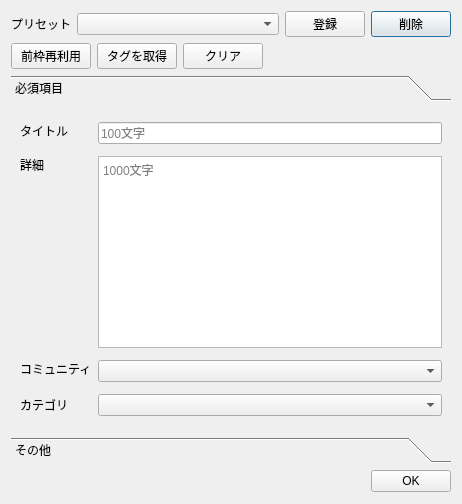
<?xml version="1.0" encoding="UTF-8"?>
<ui version="4.0">
 <class>NewWakuSettingsWindow</class>
 <widget class="QDialog" name="NewWakuSettingsWindow">
  <property name="geometry">
   <rect>
    <x>0</x>
    <y>0</y>
    <width>462</width>
    <height>504</height>
   </rect>
  </property>
  <property name="windowTitle">
   <string>次枠設定</string>
  </property>
  <layout class="QGridLayout" name="gridLayout">
   <item row="0" column="4">
    <widget class="QPushButton" name="presets_delete">
     <property name="sizePolicy">
      <sizepolicy hsizetype="Maximum" vsizetype="Fixed">
       <horstretch>0</horstretch>
       <verstretch>0</verstretch>
      </sizepolicy>
     </property>
     <property name="text">
      <string>削除</string>
     </property>
    </widget>
   </item>
   <item row="1" column="0" colspan="5">
    <widget class="QWidget" name="widget" native="true">
     <layout class="QHBoxLayout" name="horizontalLayout">
      <property name="leftMargin">
       <number>0</number>
      </property>
      <property name="topMargin">
       <number>0</number>
      </property>
      <property name="rightMargin">
       <number>0</number>
      </property>
      <property name="bottomMargin">
       <number>0</number>
      </property>
      <item>
       <widget class="QPushButton" name="befWakuReuse">
        <property name="text">
         <string>前枠再利用</string>
        </property>
       </widget>
      </item>
      <item>
       <widget class="QPushButton" name="getTag">
        <property name="text">
         <string>タグを取得</string>
        </property>
       </widget>
      </item>
      <item>
       <widget class="QPushButton" name="clear">
        <property name="text">
         <string>クリア</string>
        </property>
       </widget>
      </item>
      <item>
       <spacer name="horizontalSpacer">
        <property name="orientation">
         <enum>Qt::Horizontal</enum>
        </property>
        <property name="sizeHint" stdset="0">
         <size>
          <width>157</width>
          <height>20</height>
         </size>
        </property>
       </spacer>
      </item>
     </layout>
    </widget>
   </item>
   <item row="0" column="0">
    <widget class="QLabel" name="label_9">
     <property name="sizePolicy">
      <sizepolicy hsizetype="Maximum" vsizetype="Preferred">
       <horstretch>0</horstretch>
       <verstretch>0</verstretch>
      </sizepolicy>
     </property>
     <property name="text">
      <string>プリセット</string>
     </property>
     <property name="buddy">
      <cstring>presetes</cstring>
     </property>
    </widget>
   </item>
   <item row="2" column="0" colspan="5">
    <widget class="QToolBox" name="toolBox">
     <property name="enabled">
      <bool>true</bool>
     </property>
     <property name="currentIndex">
      <number>0</number>
     </property>
     <widget class="QWidget" name="page">
      <property name="geometry">
       <rect>
        <x>0</x>
        <y>0</y>
        <width>444</width>
        <height>325</height>
       </rect>
      </property>
      <attribute name="label">
       <string>必須項目</string>
      </attribute>
      <layout class="QFormLayout" name="formLayout">
       <item row="0" column="0">
        <widget class="QLabel" name="label_4">
         <property name="sizePolicy">
          <sizepolicy hsizetype="Minimum" vsizetype="Fixed">
           <horstretch>0</horstretch>
           <verstretch>0</verstretch>
          </sizepolicy>
         </property>
         <property name="text">
          <string>タイトル</string>
         </property>
         <property name="buddy">
          <cstring>title</cstring>
         </property>
        </widget>
       </item>
       <item row="0" column="1">
        <widget class="QLineEdit" name="title">
         <property name="maxLength">
          <number>100</number>
         </property>
         <property name="placeholderText">
          <string>100文字</string>
         </property>
        </widget>
       </item>
       <item row="1" column="0">
        <widget class="QLabel" name="label_5">
         <property name="sizePolicy">
          <sizepolicy hsizetype="Minimum" vsizetype="Fixed">
           <horstretch>0</horstretch>
           <verstretch>0</verstretch>
          </sizepolicy>
         </property>
         <property name="text">
          <string>詳細</string>
         </property>
         <property name="buddy">
          <cstring>description</cstring>
         </property>
        </widget>
       </item>
       <item row="1" column="1">
        <widget class="QPlainTextEdit" name="description">
         <property name="placeholderText">
          <string>1000文字</string>
         </property>
        </widget>
       </item>
       <item row="2" column="0">
        <widget class="QLabel" name="label_6">
         <property name="sizePolicy">
          <sizepolicy hsizetype="Minimum" vsizetype="Fixed">
           <horstretch>0</horstretch>
           <verstretch>0</verstretch>
          </sizepolicy>
         </property>
         <property name="text">
          <string>コミュニティ</string>
         </property>
         <property name="buddy">
          <cstring>community</cstring>
         </property>
        </widget>
       </item>
       <item row="2" column="1">
        <widget class="QComboBox" name="community"/>
       </item>
       <item row="3" column="0">
        <widget class="QLabel" name="label_7">
         <property name="text">
          <string>カテゴリ</string>
         </property>
         <property name="buddy">
          <cstring>category</cstring>
         </property>
        </widget>
       </item>
       <item row="3" column="1">
        <widget class="QComboBox" name="category"/>
       </item>
      </layout>
     </widget>
     <widget class="QWidget" name="page_2">
      <property name="geometry">
       <rect>
        <x>0</x>
        <y>0</y>
        <width>444</width>
        <height>325</height>
       </rect>
      </property>
      <attribute name="label">
       <string>その他</string>
      </attribute>
      <layout class="QGridLayout" name="gridLayout_4">
       <item row="0" column="0" colspan="3">
        <widget class="QWidget" name="tag_widget" native="true">
         <layout class="QGridLayout" name="gridLayout_2">
          <property name="leftMargin">
           <number>0</number>
          </property>
          <property name="topMargin">
           <number>0</number>
          </property>
          <property name="rightMargin">
           <number>0</number>
          </property>
          <property name="bottomMargin">
           <number>0</number>
          </property>
          <item row="4" column="1" colspan="2">
           <spacer name="verticalSpacer">
            <property name="orientation">
             <enum>Qt::Vertical</enum>
            </property>
            <property name="sizeHint" stdset="0">
             <size>
              <width>20</width>
              <height>40</height>
             </size>
            </property>
           </spacer>
          </item>
          <item row="1" column="0" rowspan="4">
           <widget class="QListWidget" name="tags_list">
            <property name="editTriggers">
             <set>QAbstractItemView::DoubleClicked|QAbstractItemView::EditKeyPressed|QAbstractItemView::SelectedClicked</set>
            </property>
            <property name="dragDropMode">
             <enum>QAbstractItemView::InternalMove</enum>
            </property>
           </widget>
          </item>
          <item row="0" column="0">
           <widget class="QLabel" name="label_2">
            <property name="text">
             <string>ロック / タグ名</string>
            </property>
           </widget>
          </item>
          <item row="2" column="1" colspan="2">
           <widget class="QPushButton" name="tag_delete">
            <property name="sizePolicy">
             <sizepolicy hsizetype="Maximum" vsizetype="Fixed">
              <horstretch>0</horstretch>
              <verstretch>0</verstretch>
             </sizepolicy>
            </property>
            <property name="text">
             <string>削除</string>
            </property>
           </widget>
          </item>
          <item row="3" column="1" colspan="2">
           <widget class="QCheckBox" name="tag_allLock">
            <property name="text">
             <string>編集禁止</string>
            </property>
           </widget>
          </item>
          <item row="1" column="1" colspan="2">
           <widget class="QPushButton" name="tag_add">
            <property name="sizePolicy">
             <sizepolicy hsizetype="Maximum" vsizetype="Fixed">
              <horstretch>0</horstretch>
              <verstretch>0</verstretch>
             </sizepolicy>
            </property>
            <property name="text">
             <string>追加</string>
            </property>
           </widget>
          </item>
         </layout>
        </widget>
       </item>
       <item row="1" column="0">
        <widget class="QGroupBox" name="groupBox">
         <property name="sizePolicy">
          <sizepolicy hsizetype="Maximum" vsizetype="Preferred">
           <horstretch>0</horstretch>
           <verstretch>0</verstretch>
          </sizepolicy>
         </property>
         <property name="title">
          <string>追加カテゴリ</string>
         </property>
         <layout class="QVBoxLayout" name="verticalLayout">
          <item>
           <widget class="QCheckBox" name="additional_unmask">
            <property name="sizePolicy">
             <sizepolicy hsizetype="Expanding" vsizetype="Fixed">
              <horstretch>0</horstretch>
              <verstretch>0</verstretch>
             </sizepolicy>
            </property>
            <property name="text">
             <string>顔出し</string>
            </property>
           </widget>
          </item>
          <item>
           <widget class="QCheckBox" name="additional_callMe">
            <property name="sizePolicy">
             <sizepolicy hsizetype="Expanding" vsizetype="Fixed">
              <horstretch>0</horstretch>
              <verstretch>0</verstretch>
             </sizepolicy>
            </property>
            <property name="text">
             <string>凸待ち</string>
            </property>
           </widget>
          </item>
          <item>
           <widget class="QCheckBox" name="additional_cruise">
            <property name="sizePolicy">
             <sizepolicy hsizetype="Expanding" vsizetype="Fixed">
              <horstretch>0</horstretch>
              <verstretch>0</verstretch>
             </sizepolicy>
            </property>
            <property name="text">
             <string>クルーズ待ち</string>
            </property>
           </widget>
          </item>
         </layout>
        </widget>
       </item>
       <item row="1" column="1">
        <widget class="QGroupBox" name="groupBox_2">
         <property name="title">
          <string>公開範囲 / 利用設定</string>
         </property>
         <layout class="QGridLayout" name="gridLayout_3">
          <item row="0" column="0" colspan="2">
           <widget class="QCheckBox" name="communityOnly">
            <property name="text">
             <string>コミュニティ限定</string>
            </property>
           </widget>
          </item>
          <item row="1" column="0">
           <widget class="QCheckBox" name="timeshift">
            <property name="text">
             <string>タイムシフト</string>
            </property>
           </widget>
          </item>
          <item row="2" column="0">
           <widget class="QCheckBox" name="twitter">
            <property name="text">
             <string>Twitter タグ</string>
            </property>
           </widget>
          </item>
          <item row="2" column="1">
           <widget class="QLineEdit" name="twitterTag">
            <property name="enabled">
             <bool>false</bool>
            </property>
            <property name="placeholderText">
             <string>#...</string>
            </property>
           </widget>
          </item>
          <item row="3" column="0">
           <widget class="QCheckBox" name="advertising">
            <property name="text">
             <string>広告</string>
            </property>
           </widget>
          </item>
          <item row="3" column="1">
           <widget class="QCheckBox" name="ichiba">
            <property name="text">
             <string>市場</string>
            </property>
           </widget>
          </item>
         </layout>
        </widget>
       </item>
       <item row="1" column="2">
        <spacer name="horizontalSpacer_2">
         <property name="orientation">
          <enum>Qt::Horizontal</enum>
         </property>
         <property name="sizeHint" stdset="0">
          <size>
           <width>40</width>
           <height>20</height>
          </size>
         </property>
        </spacer>
       </item>
      </layout>
     </widget>
    </widget>
   </item>
   <item row="0" column="3">
    <widget class="QPushButton" name="presets_regist">
     <property name="sizePolicy">
      <sizepolicy hsizetype="Maximum" vsizetype="Fixed">
       <horstretch>0</horstretch>
       <verstretch>0</verstretch>
      </sizepolicy>
     </property>
     <property name="text">
      <string>登録</string>
     </property>
    </widget>
   </item>
   <item row="3" column="4">
    <widget class="QPushButton" name="okButton">
     <property name="sizePolicy">
      <sizepolicy hsizetype="Maximum" vsizetype="Fixed">
       <horstretch>0</horstretch>
       <verstretch>0</verstretch>
      </sizepolicy>
     </property>
     <property name="text">
      <string>OK</string>
     </property>
    </widget>
   </item>
   <item row="3" column="0" colspan="4">
    <spacer name="horizontalSpacer_3">
     <property name="orientation">
      <enum>Qt::Horizontal</enum>
     </property>
     <property name="sizeHint" stdset="0">
      <size>
       <width>350</width>
       <height>24</height>
      </size>
     </property>
    </spacer>
   </item>
   <item row="0" column="1" colspan="2">
    <widget class="QComboBox" name="presetes"/>
   </item>
  </layout>
 </widget>
 <resources/>
 <connections>
  <connection>
   <sender>twitter</sender>
   <signal>toggled(bool)</signal>
   <receiver>twitterTag</receiver>
   <slot>setEnabled(bool)</slot>
   <hints>
    <hint type="sourcelabel">
     <x>241</x>
     <y>398</y>
    </hint>
    <hint type="destinationlabel">
     <x>307</x>
     <y>399</y>
    </hint>
   </hints>
  </connection>
  <connection>
   <sender>okButton</sender>
   <signal>clicked()</signal>
   <receiver>NewWakuSettingsWindow</receiver>
   <slot>accept()</slot>
   <hints>
    <hint type="sourcelabel">
     <x>417</x>
     <y>484</y>
    </hint>
    <hint type="destinationlabel">
     <x>418</x>
     <y>571</y>
    </hint>
   </hints>
  </connection>
 </connections>
</ui>
